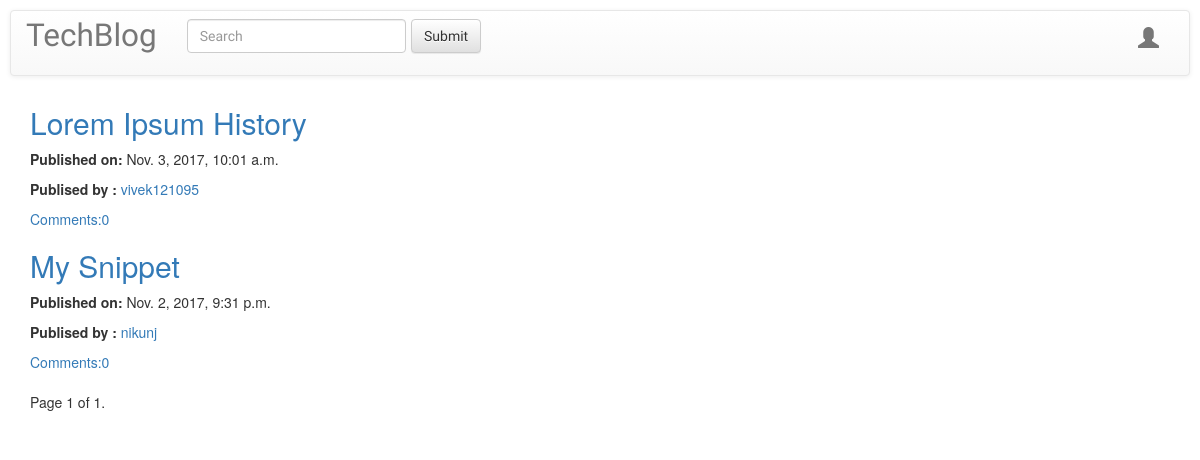
Before: / with the older database file.
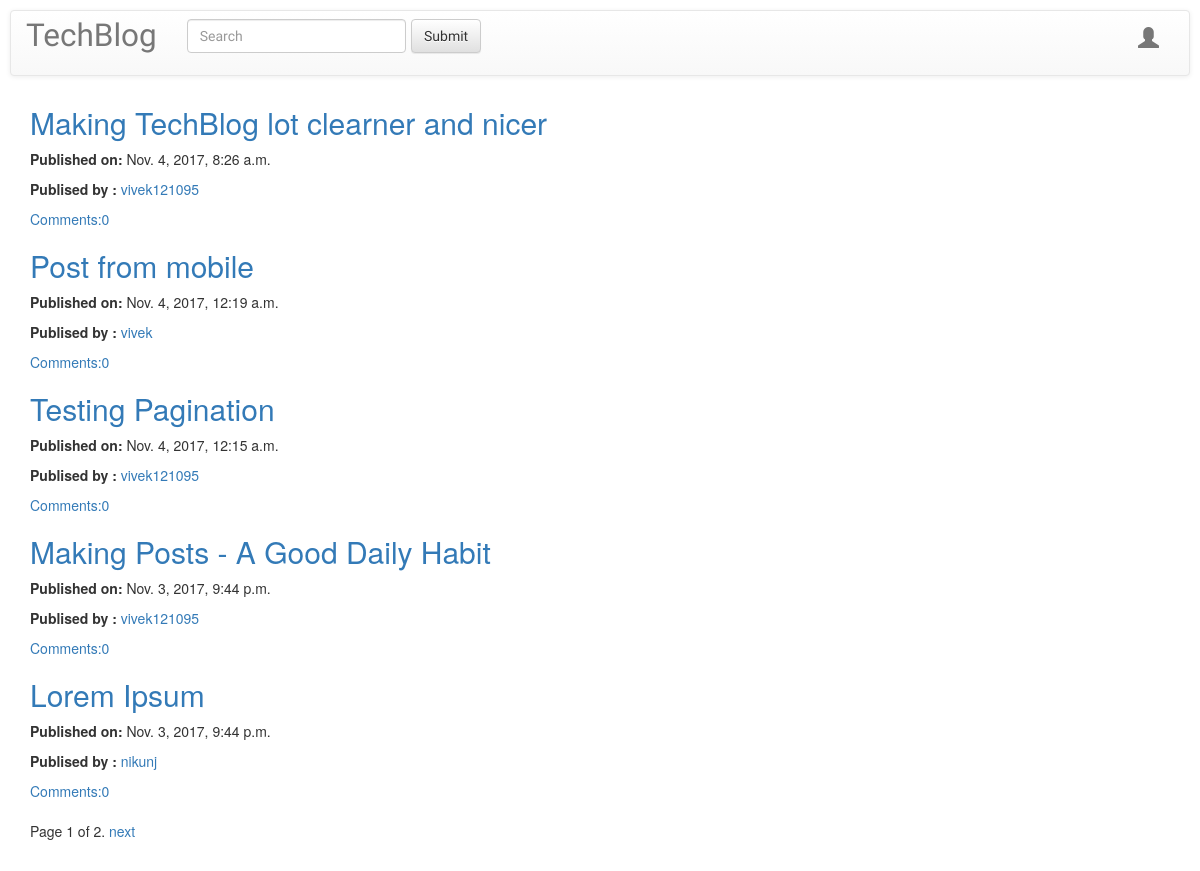
After: the same page with the newer database file.
### blog/models.py (models this page shows, shortened)
class Post(models.Model):
    author = models.ForeignKey('auth.User',related_name='posts',on_delete=models.CASCADE)
    title = models.CharField(max_length=200)
    text = models.TextField(max_length=2000)
    create_date = models.DateTimeField(default=timezone.now)
    published_date = models.DateTimeField(blank=True,null=True)
    def approve_comments(self):
        return self.comments.filter(approved_comment=True)
    class Meta:
        ordering = ('create_date',)

### blog/views.py (the view)
# urls.py: url(r'^$', views.PostListView,name='post_list'),
def PostListView(request):
    post_list = Post.objects.filter(published_date__lte = timezone.now()).order_by('-published_date')
    paginator = Paginator(post_list,5)
    page = request.GET.get('page')
    try:
        posts = paginator.page(page)
    except PageNotAnInteger:
        posts = paginator.page(1)
    except EmptyPage:
        posts = paginator.page(paginator.num_pages)
    return render(request, 'post_list.html', {'posts': posts})

### blog/templates/blog/post_list.html (shortened to what this page needs)
{% extends 'base.html' %}
{% block body_block %}
    <div class="center_stage">
      {% for post in posts %}
        <div class="post">
          <h2><a href="{%url 'post_detail' pk=post.pk %}">{{ post.title }}</a></h2>
          <div class="date">
            <p><b>Published on:</b> {{post.published_date}}</p>
            <p><b>Publised by :</b> <a href="{% url 'profile' user_id=post.author.id %}">{{post.author}}</a></p>
          </div>
          <a href="{% url 'post_detail' pk=post.pk%}">Comments:{{post.approve_comments.count}}</a>
        </div>
      {% endfor %}
      <div class="pagination">
        <span class="step-links">
            <span class="current">
                Page {{ posts.number }} of {{ posts.paginator.num_pages }}.
            </span>
            {% if posts.has_next %}
                <a href="?page={{ posts.next_page_number }}">next</a>
            {% endif %}
        </span>
    </div>
    </div>
{% endblock%}

Changed rows visible on the page:
no longer on this page (row unchanged): Post: title "Lorem Ipsum History", published_date "Nov. 3, 2017, 10:01 a.m.", author "vivek121095", approve_comments.count "0"
no longer on this page (row edited): Post: title "My Snippet", published_date "Nov. 2, 2017, 9:31 p.m.", author "nikunj", approve_comments.count "0"
added Post: title "Making TechBlog lot clearner and nicer", published_date "Nov. 4, 2017, 8:26 a.m.", author "vivek121095", approve_comments.count "0"
added Post: title "Post from mobile", published_date "Nov. 4, 2017, 12:19 a.m.", author "vivek", approve_comments.count "0"
added Post: title "Testing Pagination", published_date "Nov. 4, 2017, 12:15 a.m.", author "vivek121095", approve_comments.count "0"
now on this page (row edited): Post: title "Making Posts - A Good Daily Habit", published_date "Nov. 3, 2017, 9:44 p.m.", author "vivek121095", approve_comments.count "0"
now on this page (row edited): Post: title "Lorem Ipsum", published_date "Nov. 3, 2017, 9:44 p.m.", author "nikunj", approve_comments.count "0"
Other visible differences:
{{ posts.paginator.num_pages }}: "1" → "2"
text now shown: "next"
